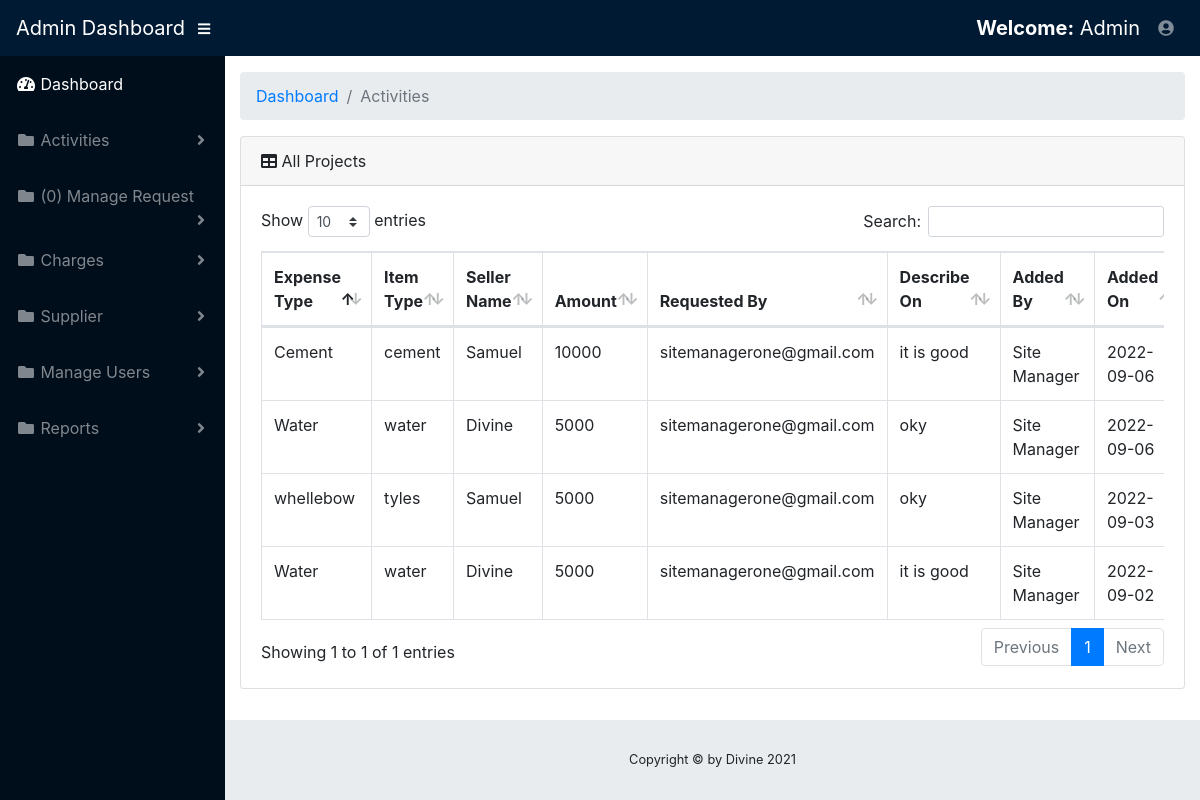
The app's page /bossdashboard/viewAcceeptedExpenseProject.php (signed in) with its own data.
### tables this page shows
CREATE TABLE `expense` (
  `expense_id` int(11) NOT NULL,
  `project_id` int(11) NOT NULL,
  `expense_type` varchar(100) NOT NULL,
  `expense_item` varchar(100) NOT NULL,
  `seller` varchar(100) NOT NULL,
  `date_given` varchar(200) NOT NULL,
  `expense` varchar(200) NOT NULL,
  `requesteby` varchar(100) NOT NULL,
  `accountent` varchar(100) NOT NULL,
  `describe_expense` varchar(255) NOT NULL,
  `done_by` varchar(100) NOT NULL,
  `donestatus` varchar(80) NOT NULL
);

### bossdashboard/viewAcceeptedExpenseProject.php (the view, shortened to what this page needs)
<?php
if($_SESSION['email']!=""){
?>
<!DOCTYPE html>
<html lang="en">
<head>
  <link href="../vendor/fontawesome-free/css/all.min.css" rel="stylesheet" type="text/css">
  <link href="../vendor/datatables/dataTables.bootstrap4.css" rel="stylesheet">
  <link href="../css/sb-admin.css" rel="stylesheet">
</head>
<body id="page-top">
  <nav class="navbar navbar-expand navbar-dark bg-dark static-top">
    <a class="navbar-brand mr-1" href="home.php">Admin Dashboard</a>
    <button class="btn btn-link btn-sm text-white order-1 order-sm-0" id="sidebarToggle" href="#">
      <i class="fas fa-bars"></i>
    </button>
    <ul class="navbar-nav ml-auto ml-md-0">
      <li class="nav-item dropdown no-arrow mx-1">
        <a class="navbar-brand mr-1" href="#"><strong>Welcome:</strong> <?php echo $_SESSION["fullname"]; ?></a>
      </li>
      <li class="nav-item dropdown no-arrow">
        <a class="nav-link dropdown-toggle" href="#" id="userDropdown" role="button" data-toggle="dropdown" aria-haspopup="true" aria-expanded="false">
          <i class="fas fa-user-circle fa-fw"></i>
        </a>
      </li>
    </ul>
  </nav>
  <div id="wrapper">
    <ul class="sidebar navbar-nav">
      <li class="nav-item active">
        <a class="nav-link" href="home.php">
          <i class="fas fa-fw fa-tachometer-alt"></i>
          <span>Dashboard</span>
        </a>
      </li>
       <li class="nav-item dropdown">
        <a class="nav-link dropdown-toggle" href="#" id="pagesDropdown" role="button" data-toggle="dropdown" aria-haspopup="true" aria-expanded="false">
          <i class="fas fa-fw fa-folder"></i>
          <span>Activities</span>
        </a>
      </li>
       <li class="nav-item dropdown">
        <a class="nav-link dropdown-toggle" href="#" id="pagesDropdown" role="button" data-toggle="dropdown" aria-haspopup="true" aria-expanded="false">
          <i class="fas fa-fw fa-folder"></i>
             <?php
         $con=mysqli_connect("localhost", "root", "", "expense");
        $count_query = "SELECT * FROM expense WHERE donestatus  ='Accountent Accepted'  ";
        $query = mysqli_query($con, $count_query);
        $count = mysqli_num_rows($query);
                                           ?>
          <span>(<?php echo $count; ?>) Manage Request</span>
        </a>
      </li>
          <li class="nav-item dropdown">
        <a class="nav-link dropdown-toggle" href="#" id="pagesDropdown" role="button" data-toggle="dropdown" aria-haspopup="true" aria-expanded="false">
          <i class="fas fa-fw fa-folder"></i>
          <span>Charges</span>
        </a>
      </li>
  <li class="nav-item dropdown">
        <a class="nav-link dropdown-toggle" href="#" id="pagesDropdown" role="button" data-toggle="dropdown" aria-haspopup="true" aria-expanded="false">
          <i class="fas fa-fw fa-folder"></i>
          <span>Supplier</span>
        </a>
      </li>
        <li class="nav-item dropdown">
        <a class="nav-link dropdown-toggle" href="#" id="pagesDropdown" role="button" data-toggle="dropdown" aria-haspopup="true" aria-expanded="false">
          <i class="fas fa-fw fa-folder"></i>
          <span>Manage Users</span>
        </a>
      </li>
      <li class="nav-item dropdown">
        <a class="nav-link dropdown-toggle" href="#" id="pagesDropdown" role="button" data-toggle="dropdown" aria-haspopup="true" aria-expanded="false">
          <i class="fas fa-fw fa-folder"></i>
          <span>Reports</span>
        </a>
      </li>
    </ul>
    <div id="content-wrapper">
      <div class="container-fluid">
        <ol class="breadcrumb">
          <li class="breadcrumb-item">
            <a href="#">Dashboard</a>
          </li>
          <li class="breadcrumb-item active">Activities</li>
        </ol>
        <div class="card mb-3">
          <div class="card-header">
            <i class="fas fa-table"></i>
            All Projects
          </div>
          <div class="card-body">
            <div class="table-responsive">
              <table class="table table-bordered" id="dataTable" width="100%" cellspacing="0">
                <thead>
                  <tr>
                    <th>Expense Type</th>
                    <th>Item Type</th>
                    <th>Seller Name</th>
                    <th>Amount </th>
                    <th>Requested By</th>
                    <th>Describe On</th>
                     <th>Added By</th>
                    <th>Added On</th>
                  </tr>
                </thead>
                           <?php
                         $conn=mysqli_connect("localhost","root","", "expense") or die(mysql_error());
                         $query = $conn->query("SELECT * FROM `expense` WHERE donestatus  ='Manager Accepted'   ORDER BY  project_id DESC") or die(mysqli_error());
                         while($fetch = $query->fetch_array()){
                         ?>
                <tbody>
                  <tr>
                 <td><?php echo $fetch['expense_type']?></td>
                    <td><?php echo $fetch['expense_item']?></td>
                    <td><?php echo $fetch['seller']?></td>
                    <td><?php echo $fetch['expense']?></td>
                    <td><?php echo $fetch['requesteby']?></td>
                    <td><?php echo $fetch['describe_expense']?></td>
                     <td><?php echo $fetch['done_by']?></td>
                    <td><?php echo $fetch['date_given']?></td>
                  </tr>
                 <?php
                    }
                    ?>
         </tbody>
              </table>
            </div>
          </div>
        </div>
      </div>
      <footer class="sticky-footer">
        <div class="container my-auto">
          <div class="copyright text-center my-auto">
             <span>Copyright © by Divine 2021</span>
          </div>
        </div>
      </footer>
    </div>
  </div>
</body>
</html>
<?php
}else{
header("location:../index.php");
}
?>

### records on screen
expense: expense_type "Cement", expense_item "cement", seller "Samuel", expense "10000", requesteby "sitemanagerone@gmail.com", describe_expense "it is good", done_by "Site Manager", date_given "2022-09-06"
expense: expense_type "Water", expense_item "water", seller "Divine", expense "5000", requesteby "sitemanagerone@gmail.com", describe_expense "oky", done_by "Site Manager", date_given "2022-09-06"
expense: expense_type "whellebow", expense_item "tyles", seller "Samuel", expense "5000", requesteby "sitemanagerone@gmail.com", describe_expense "oky", done_by "Site Manager", date_given "2022-09-03"
expense: expense_type "Water", expense_item "water", seller "Divine", expense "5000", requesteby "sitemanagerone@gmail.com", describe_expense "it is good", done_by "Site Manager", date_given "2022-09-02"

### other values on screen
$_SESSION["fullname"] "Admin"
$count "0"
